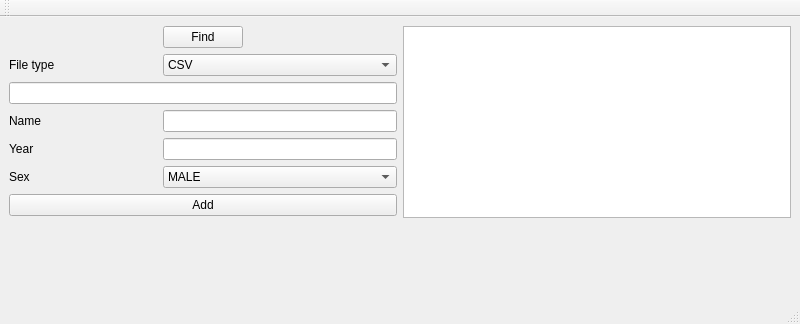
<?xml version="1.0" encoding="UTF-8"?>
<ui version="4.0">
 <class>MainWindow</class>
 <widget class="QMainWindow" name="MainWindow">
  <property name="geometry">
   <rect>
    <x>0</x>
    <y>0</y>
    <width>800</width>
    <height>324</height>
   </rect>
  </property>
  <property name="windowTitle">
   <string>MainWindow</string>
  </property>
  <widget class="QWidget" name="centralwidget">
   <layout class="QGridLayout" name="gridLayout">
    <item row="5" column="6">
     <spacer name="verticalSpacer">
      <property name="orientation">
       <enum>Qt::Vertical</enum>
      </property>
      <property name="sizeHint" stdset="0">
       <size>
        <width>20</width>
        <height>40</height>
       </size>
      </property>
     </spacer>
    </item>
    <item row="0" column="6">
     <widget class="QTextBrowser" name="textBrowser"/>
    </item>
    <item row="4" column="0">
     <spacer name="horizontalSpacer">
      <property name="orientation">
       <enum>Qt::Horizontal</enum>
      </property>
      <property name="sizeHint" stdset="0">
       <size>
        <width>40</width>
        <height>20</height>
       </size>
      </property>
     </spacer>
    </item>
    <item row="0" column="4">
     <layout class="QHBoxLayout" name="horizontalLayout_2"/>
    </item>
    <item row="0" column="0">
     <layout class="QGridLayout" name="gridLayout_5">
      <item row="3" column="0" colspan="4">
       <widget class="QLineEdit" name="lineEdit_3"/>
      </item>
      <item row="0" column="0">
       <spacer name="horizontalSpacer_3">
        <property name="orientation">
         <enum>Qt::Horizontal</enum>
        </property>
        <property name="sizeHint" stdset="0">
         <size>
          <width>40</width>
          <height>20</height>
         </size>
        </property>
       </spacer>
      </item>
      <item row="5" column="1" colspan="3">
       <widget class="QLineEdit" name="lineEdit_2"/>
      </item>
      <item row="4" column="1" colspan="3">
       <widget class="QLineEdit" name="lineEdit_1"/>
      </item>
      <item row="7" column="1" colspan="3">
       <widget class="QComboBox" name="comboBox">
        <property name="editable">
         <bool>false</bool>
        </property>
        <item>
         <property name="text">
          <string>MALE</string>
         </property>
        </item>
        <item>
         <property name="text">
          <string>FEMALE</string>
         </property>
        </item>
       </widget>
      </item>
      <item row="8" column="0" colspan="4">
       <widget class="QPushButton" name="AddBut">
        <property name="text">
         <string>Add</string>
        </property>
       </widget>
      </item>
      <item row="0" column="3">
       <spacer name="horizontalSpacer_2">
        <property name="orientation">
         <enum>Qt::Horizontal</enum>
        </property>
        <property name="sizeHint" stdset="0">
         <size>
          <width>40</width>
          <height>20</height>
         </size>
        </property>
       </spacer>
      </item>
      <item row="4" column="0">
       <widget class="QLabel" name="label">
        <property name="text">
         <string>Name</string>
        </property>
       </widget>
      </item>
      <item row="5" column="0">
       <widget class="QLabel" name="label_2">
        <property name="text">
         <string>Year</string>
        </property>
       </widget>
      </item>
      <item row="2" column="0">
       <widget class="QLabel" name="label_3">
        <property name="text">
         <string>File type</string>
        </property>
       </widget>
      </item>
      <item row="0" column="1" colspan="2">
       <widget class="QPushButton" name="pushButton">
        <property name="text">
         <string>Find</string>
        </property>
       </widget>
      </item>
      <item row="7" column="0">
       <widget class="QLabel" name="label_4">
        <property name="text">
         <string>Sex</string>
        </property>
       </widget>
      </item>
      <item row="2" column="1" colspan="3">
       <widget class="QComboBox" name="comboBox_2">
        <item>
         <property name="text">
          <string>CSV</string>
         </property>
        </item>
        <item>
         <property name="text">
          <string>JSON</string>
         </property>
        </item>
       </widget>
      </item>
     </layout>
    </item>
   </layout>
  </widget>
  <widget class="QMenuBar" name="menubar">
   <property name="geometry">
    <rect>
     <x>0</x>
     <y>0</y>
     <width>800</width>
     <height>22</height>
    </rect>
   </property>
  </widget>
  <widget class="QStatusBar" name="statusbar"/>
  <widget class="QToolBar" name="toolBar">
   <property name="windowTitle">
    <string>toolBar</string>
   </property>
   <attribute name="toolBarArea">
    <enum>TopToolBarArea</enum>
   </attribute>
   <attribute name="toolBarBreak">
    <bool>false</bool>
   </attribute>
  </widget>
 </widget>
 <resources/>
 <connections/>
</ui>
